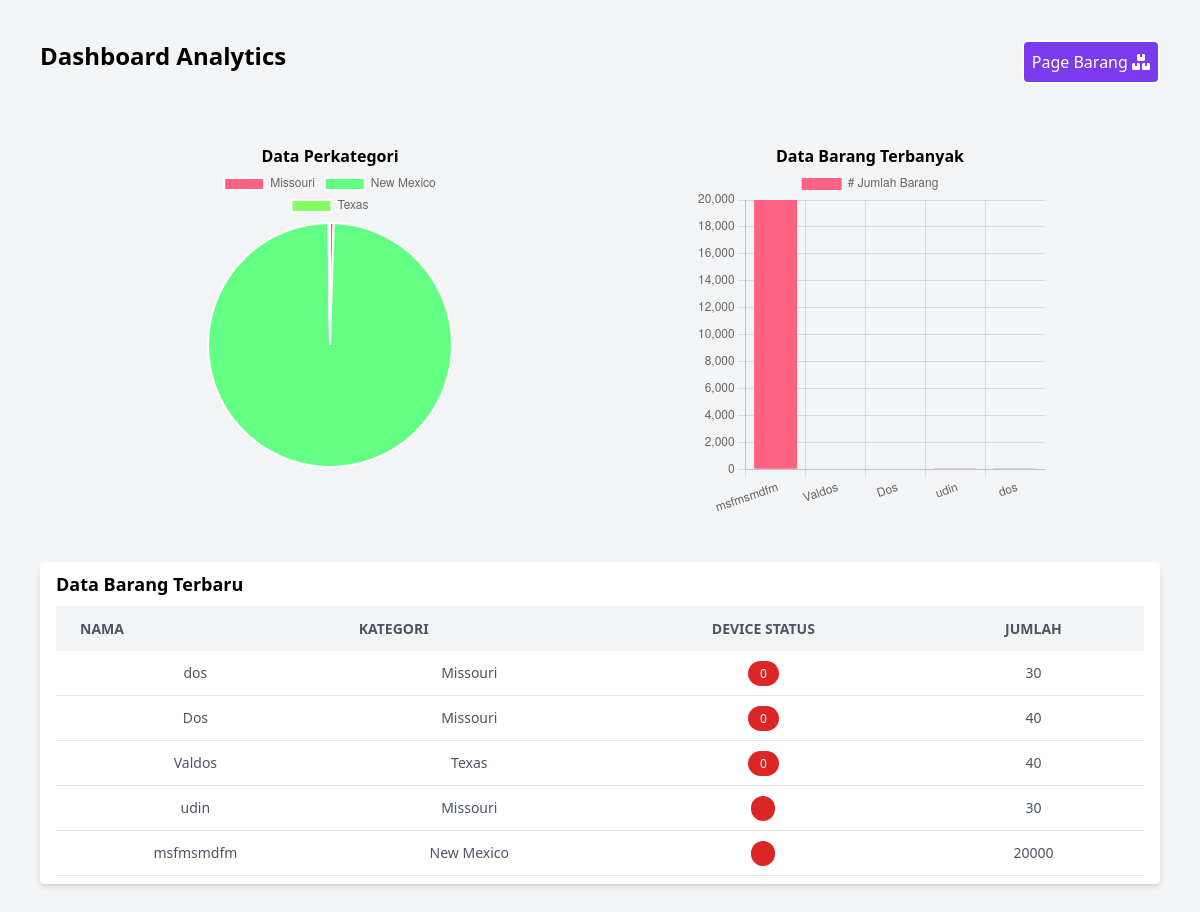
The page / on the database its author committed.
### tables this page shows
CREATE TABLE inventories(
id INTEGER PRIMARY KEY AUTOINCREMENT,
name VARCHAR(255),
category VARCHAR(255),
device_status VARCHAR(10),
jumlah INT(11));

### application/controllers/Dashboard.php (called while the page is built, shortened)
<?php
class Dashboard extends CI_Controller
{
	public function __construct(){
		$this->load->model('InventoryModel');
		$this->model = $this->InventoryModel;
	}
	public function index()
	{
		$categories = $this->model->GroupByCategory();
		$category = $this->model->rows;
		$query_current_data = $this->model->current_limit();
		$current_data = $this->model->rows;
		$query_by_jumlah = $this->model->OrderByJumlah();
		$order_jumlah    = $this->model->rows;
		$data = [
			'categories' 	=> $category,
			'current_data'	=> $current_data,
			'order_jumlah'	=> $order_jumlah
		];
		$this->load->view('dashboard', $data);
	}
}

### index.php (called while the page is built, shortened)
<?php
require_once BASEPATH.'core/CodeIgniter.php';

### application/models/InventoryModel.php (called while the page is built, shortened)
<?php
    class InventoryModel extends CI_Model {
		public function GroupByCategory()
		{
			$sql = "SELECT category,SUM(jumlah) as jumlah FROM inventories GROUP BY category";
			$query = $this->db->query($sql);
			$rows = array();
			foreach($query->result() as $row){
				$rows[] = $row;
			}
		}
		public function OrderByJumlah()
		{
			$sql = "SELECT name,jumlah FROM inventories ORDER BY jumlah DESC LIMIT 5";
			$query = $this->db->query($sql);
			$rows = array();
			foreach($query->result() as $row){
				$rows[] = $row;
			}
			$this->rows = $rows;
		}
		public function current_limit(){
			$sql = "SELECT * FROM inventories ORDER BY id DESC LIMIT 5";
			$query = $this->db->query($sql);
			$rows = array();
			foreach($query->result() as $row){
				$rows[] = $row;
			}
			$this->rows = $rows;
		}
    }
?>

### application/views/dashboard.php (the view, shortened to what this page needs)
<!DOCTYPE html>
<html lang="en">
<head>
	<link href="https://unpkg.com/tailwindcss@^2/dist/tailwind.min.css" rel="stylesheet">
	<link rel="stylesheet" href="https://cdnjs.cloudflare.com/ajax/libs/font-awesome/6.0.0-beta2/css/all.min.css" />
</head>
<body class="bg-blueGray-50">
<div class="overflow-x-auto">
	<?php
		$by_jumlah_name  = "";
		$by_jumlah_count = null;
		$category = "";
		$jumlah   = null;
		foreach ($order_jumlah as $item)
		{
			$by_jumlah_name .= "'$item->name'".",";
			$by_jumlah_count .= "$item->jumlah".",";
		}
		foreach ($categories as $item)
		{
			$category .= "'$item->category'".",";
			$jumlah .= "$item->jumlah".",";
		}
	?>
	<div class="min-w-screen min-h-screen bg-gray-100 bg-gray-100 font-sans overflow-hidden p-10">
		<div class="flex">
			<div class="flex-1">
				<h1 class="text-2xl font-bold">Dashboard Analytics</h1>
			</div>
			<div class="flex-1">
				<a href="<?php echo site_url('/inventory/create/');?>" class="bg-purple-600 px-2 py-2 rounded-md text-white float-right border-white border-2 hover:bg-purple-700">
					Page Barang <span class="fa fa-boxes"></span>
				</a>
			</div>
		</div>
		<div class="flex mt-10 p-5 justify-center">
			<div class="w-1/2">
				<h3 class="font-bold text-center">Data Perkategori</h3>
				<canvas id="kategoriChart" class="align-center mx-auto"></canvas>
			</div>
			<div class="w-1/2">
				<h3 class="font-bold text-center">Data Barang Terbanyak</h3>
				<canvas id="jumlahChart" height="350" width="350" class="align-center mx-auto"></canvas>
			</div>
		</div>
		<div class="bg-white shadow-md rounded my-6 px-4 py-2">
			<h3 class="font-semibold text-lg">Data Barang Terbaru</h3>
			<table class="min-w-max w-full table-auto mt-2">
				<thead>
				<tr class="bg-gray-100 text-gray-600 uppercase text-sm leading-normal">
					<th class="py-3 px-6 text-left">Nama</th>
					<th class="py-3 px-6 text-left">Kategori</th>
					<th class="py-3 px-6 text-center">Device Status</th>
					<th class="py-3 px-6 text-center">Jumlah</th>
				</tr>
				</thead>
				<tbody class="text-gray-600 text-sm font-light">
				<?php foreach($current_data as $row){ ?>
					<tr class="border-b border-gray-200 hover:bg-gray-100">
						<td class="py-3 px-6 text-center">
							<?= $row->name;?>
						</td>
						<td class="py-3 px-6 text-center">
							<?= $row->category;?>
						</td>
						<td class="py-3 px-6 text-center">
							<?php if($row->device_status == "ON"){ ?>
								<span class="bg-green-600 text-white py-1 px-3 rounded-full text-xs"><?= $row->device_status;?></span>
							<?php }else{ ?>
								<span class="bg-red-600 text-white py-1 px-3 rounded-full text-xs"><?= $row->device_status;?></span>
							<?php } ?>
						</td>
						<td class="py-3 px-6 text-center">
							<?= $row->jumlah;?>
						</td>
					</tr>
				<?php } ?>
				</tbody>
			</table>
		</div>
	</div>
</div>
<script>
	var kategoriCanvas = document.getElementById("kategoriChart");
	var byJumlahCanvas = document.getElementById("jumlahChart");
	var oilData = {
		labels: [
			<?= $category ?>
		],
		datasets: [
			{
				data: [<?= $jumlah ?>],
				backgroundColor: [
					"#FF6384",
					"#63FF84",
					"#84FF63",
					"#8463FF",
					"#6384FF"
				]
			}],
	};
	var pieChart = new Chart(kategoriCanvas, {
		type: 'pie',
		data: oilData,
		options: {
			responsive: false,
			maintainAspectRatio: false
		}
	});
	var byJumlahData = {
		labels: [
			<?= $by_jumlah_name ?>
		],
		datasets: [
			{
				label: '# Jumlah Barang',
				data: [<?= $by_jumlah_count ?>],
				backgroundColor: [
					"#FF6384",
					"#63FF84",
					"#84FF63",
					"#8463FF",
					"#6384FF"
				]
			}],
	}
	var barChart = new Chart(byJumlahCanvas, {
		type: 'bar',
		data: byJumlahData,
		options: {
			responsive: false,
			maintainAspectRatio: false
		}
	});
</script>
</body>
</html>

### rows shown on the page
inventories: name "dos", category "Missouri", device_status "0", jumlah "30"
inventories: name "Dos", category "Missouri", device_status "0", jumlah "40"
inventories: name "Valdos", category "Texas", device_status "0", jumlah "40"
inventories: name "udin", category "Missouri", jumlah "30"
inventories: name "msfmsmdfm", category "New Mexico", jumlah "20000"

### other values the page prints
chart data {{ $category }} 'Missouri','New Mexico','Texas',
chart data {{ $jumlah }} 100,20000,40,
chart data {{ $by_jumlah_name }} 'msfmsmdfm','Valdos','Dos','udin','dos',
chart data {{ $by_jumlah_count }} 20000,40,40,30,30,
